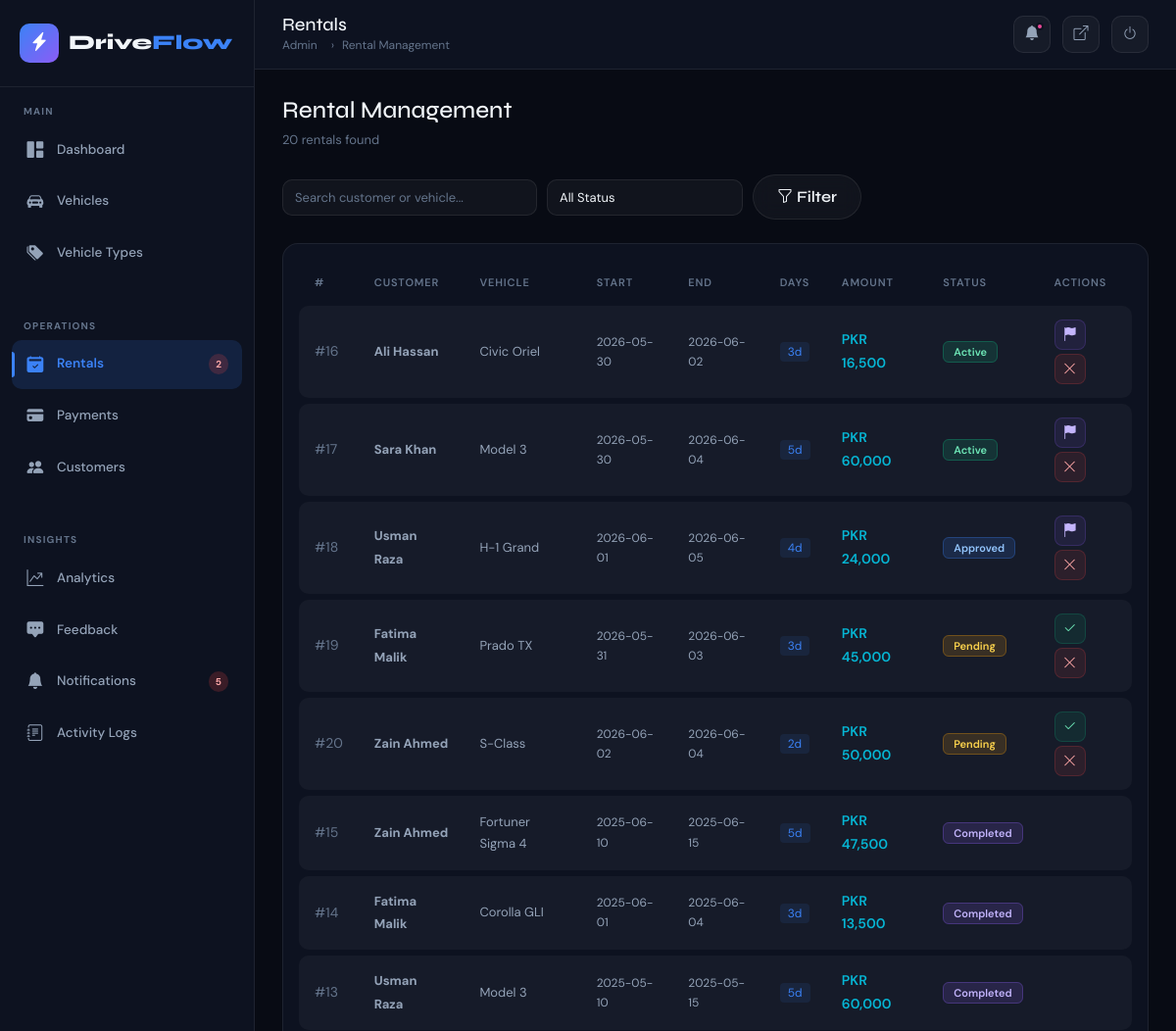
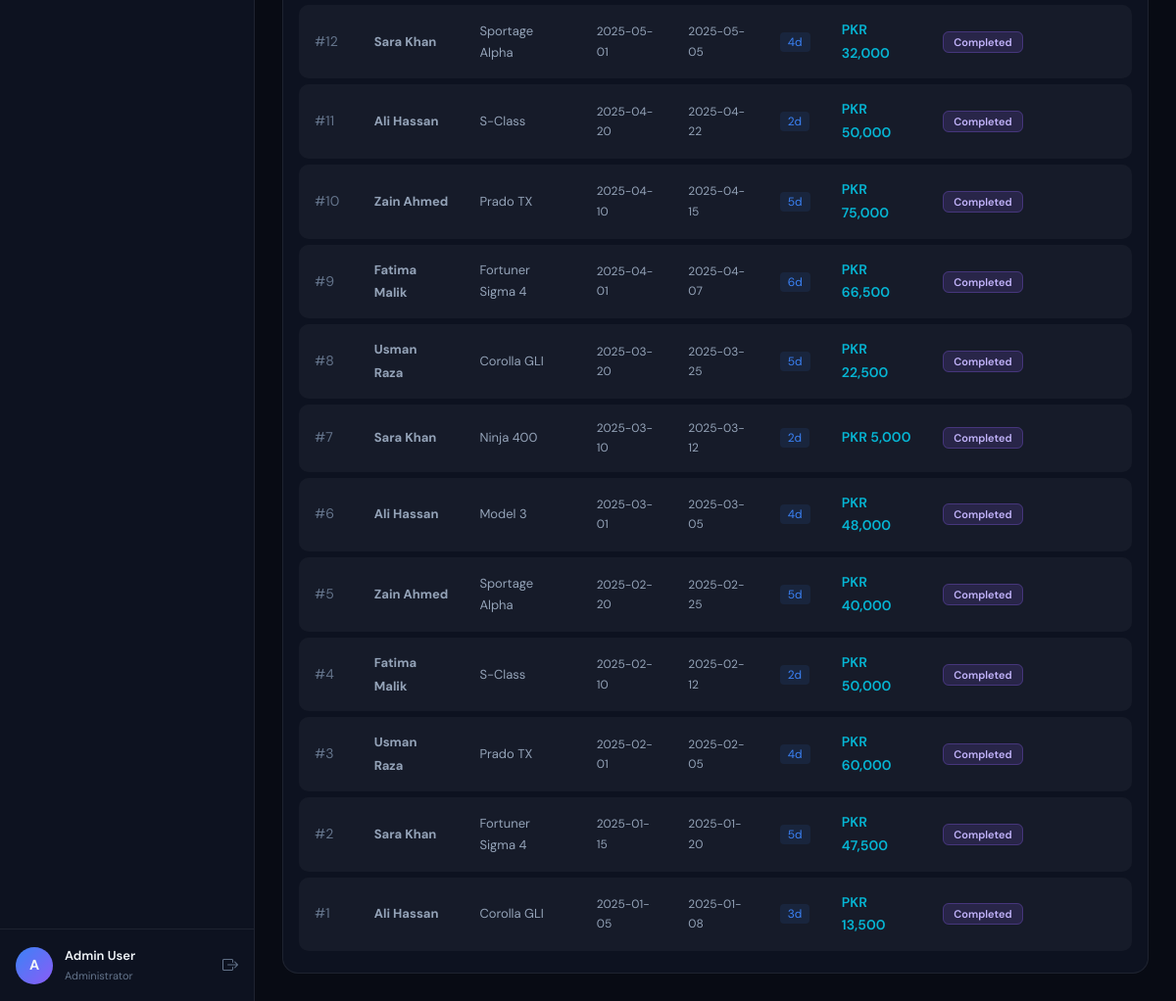
/admin/rentals.php (signed in), run on the app's committed database (2 pictures, top to bottom).
### tables this page shows
CREATE TABLE rentals (
    id INT AUTO_INCREMENT PRIMARY KEY,
    user_id INT NOT NULL,
    vehicle_id INT NOT NULL,
    start_date DATE NOT NULL,
    end_date DATE NOT NULL,
    total_price DECIMAL(10,2) NOT NULL,
    rental_status ENUM('Pending','Approved','Active','Completed','Cancelled') DEFAULT 'Pending',
    notes TEXT,
    created_at TIMESTAMP DEFAULT CURRENT_TIMESTAMP,
    FOREIGN KEY (user_id) REFERENCES users(id) ON DELETE CASCADE,
    FOREIGN KEY (vehicle_id) REFERENCES vehicles(id) ON DELETE CASCADE
);

CREATE TABLE users (
    id INT AUTO_INCREMENT PRIMARY KEY,
    full_name VARCHAR(150) NOT NULL,
    email VARCHAR(191) NOT NULL UNIQUE,
    password VARCHAR(255) NOT NULL,
    role ENUM('admin','customer') DEFAULT 'customer',
    phone VARCHAR(20),
    address TEXT,
    created_at TIMESTAMP DEFAULT CURRENT_TIMESTAMP
);

CREATE TABLE vehicles (
    id INT AUTO_INCREMENT PRIMARY KEY,
    vehicle_name VARCHAR(150) NOT NULL,
    vehicle_number VARCHAR(50) NOT NULL UNIQUE,
    type_id INT,
    brand VARCHAR(100),
    price_per_day DECIMAL(10,2) NOT NULL,
    status ENUM('Available','Rented','Maintenance') DEFAULT 'Available',
    image VARCHAR(255) DEFAULT 'default.jpg',
    description TEXT,
    seats INT DEFAULT 5,
    fuel_type VARCHAR(50) DEFAULT 'Petrol',
    transmission VARCHAR(50) DEFAULT 'Manual',
    year INT,
    created_at TIMESTAMP DEFAULT CURRENT_TIMESTAMP,
    FOREIGN KEY (type_id) REFERENCES vehicle_types(id) ON DELETE SET NULL
);

### includes/config.php (called while the page is built, shortened)
<?php
function clean($str) {
    return htmlspecialchars(trim($str), ENT_QUOTES, 'UTF-8');
}
function formatCurrency($amount) {
    return 'PKR ' . number_format($amount, 0);
}
?>

### admin/rentals.php (the view, shortened to what this page needs)
<?php
require_once '../includes/config.php';
$db = getDB();
$search = trim($_GET['search'] ?? '');
$where = '1=1';
$params = [];
$stmt = $db->prepare("SELECT r.*, u.full_name, v.vehicle_name FROM rentals r JOIN users u ON r.user_id=u.id JOIN vehicles v ON r.vehicle_id=v.id WHERE $where ORDER BY r.created_at DESC");
$stmt->execute($params);
$rentals = $stmt->fetchAll();
?>
<!DOCTYPE html>
<html lang="en">
<head>
<link href="https://cdn.jsdelivr.net/npm/bootstrap@5.3.0/dist/css/bootstrap.min.css" rel="stylesheet">
<link href="https://cdn.jsdelivr.net/npm/bootstrap-icons@1.11.0/font/bootstrap-icons.css" rel="stylesheet">
<link href="../assets/css/main.css" rel="stylesheet">
<link href="../assets/css/admin.css" rel="stylesheet">
</head>
<body>
<div class="admin-wrapper">
  <?php include '../includes/admin_sidebar.php'; ?>
  <div class="main-content">
    <?php include '../includes/admin_header.php'; ?>
    <div class="content-area">
      <div class="d-flex align-items-center justify-content-between mb-4 flex-wrap gap-3">
        <div>
          <h4 class="mb-1">Rental Management</h4>
          <p style="color:var(--text-muted);font-size:13px;margin:0;"><?= count($rentals) ?> rentals found</p>
        </div>
      </div>
      <form method="GET" class="filter-bar mb-4">
        <input type="text" name="search" class="form-control" placeholder="Search customer or vehicle..." value="<?= clean($search) ?>">
        <select name="status" class="form-select">
          <option value="">All Status</option>
        </select>
        <button type="submit" class="btn btn-glass"><i class="bi bi-funnel me-1"></i>Filter</button>
      </form>
      <div class="data-card">
        <div class="data-card-body">
          <?php if (empty($rentals)): ?>
            <div class="empty-state"><i class="bi bi-calendar2-x"></i><h5>No rentals found</h5><p>Adjust your filters to see results.</p></div>
          <?php else: ?>
          <table class="df-table">
            <thead><tr>
              <th>#</th><th>Customer</th><th>Vehicle</th><th>Start</th><th>End</th>
              <th>Days</th><th>Amount</th><th>Status</th><th>Actions</th>
            </tr></thead>
            <tbody>
            <?php foreach ($rentals as $r):
              $days = (int)((strtotime($r['end_date']) - strtotime($r['start_date'])) / 86400);
            ?>
            <tr>
              <td style="color:var(--text-muted);">#<?= $r['id'] ?></td>
              <td><strong style="font-size:13px;"><?= clean($r['full_name']) ?></strong></td>
              <td style="font-size:13px;"><?= clean($r['vehicle_name']) ?></td>
              <td style="font-size:12px;"><?= $r['start_date'] ?></td>
              <td style="font-size:12px;"><?= $r['end_date'] ?></td>
              <td><span style="background:rgba(59,130,246,0.1);color:var(--accent-blue);padding:2px 8px;border-radius:4px;font-size:12px;"><?= $days ?>d</span></td>
              <td style="color:var(--accent-cyan);font-weight:600;"><?= formatCurrency($r['total_price']) ?></td>
              <td><span class="badge-<?= strtolower($r['rental_status']) ?>"><?= $r['rental_status'] ?></span></td>
              <td>
                <div class="d-flex gap-1 flex-wrap">
                  <?php if ($r['rental_status'] === 'Pending'): ?>
                    <a href="<?= SITE_URL ?>/admin/rentals.php?approve=<?= $r['id'] ?>" class="btn btn-sm" style="background:rgba(16,185,129,0.1);border:1px solid rgba(16,185,129,0.2);color:#6ee7b7;border-radius:8px;" title="Approve">
                      <i class="bi bi-check2"></i>
                    </a>
                  <?php endif; ?>
                  <?php if (in_array($r['rental_status'], ['Approved','Active'])): ?>
                    <a href="<?= SITE_URL ?>/admin/rentals.php?complete=<?= $r['id'] ?>" class="btn btn-sm" style="background:rgba(139,92,246,0.1);border:1px solid rgba(139,92,246,0.2);color:#c4b5fd;border-radius:8px;" title="Mark Complete">
                      <i class="bi bi-flag-fill"></i>
                    </a>
                  <?php endif; ?>
                  <?php if (!in_array($r['rental_status'], ['Completed','Cancelled'])): ?>
                    <button onclick="confirmDelete('<?= SITE_URL ?>/admin/rentals.php?cancel=<?= $r['id'] ?>', 'Cancel this rental?')" class="btn btn-sm" style="background:rgba(239,68,68,0.1);border:1px solid rgba(239,68,68,0.2);color:#fca5a5;border-radius:8px;" title="Cancel">
                      <i class="bi bi-x-lg"></i>
                    </button>
                  <?php endif; ?>
                </div>
              </td>
            </tr>
            <?php endforeach; ?>
            </tbody>
          </table>
          <?php endif; ?>
        </div>
      </div>
    </div>
  </div>
</div>
</body>
</html>

### assets/css/main.css (style rules this page uses)
:root { --dark-bg: #080b14; --dark-card: #0d1220; --dark-border: rgba(255,255,255,0.07); --dark-surface: #111827; --accent-blue: #3b82f6; --accent-purple: #8b5cf6; --accent-cyan: #06b6d4; --accent-pink: #ec4899; --accent-green: #10b981; --accent-orange: #f59e0b; --gradient-1: linear-gradient(135deg, #3b82f6, #8b5cf6); --gradient-2: linear-gradient(135deg, #06b6d4, #3b82f6); --gradient-3: linear-gradient(135deg, #ec4899, #8b5cf6); --text-primary: #f1f5f9; --text-secondary: #94a3b8; --text-muted: #64748b; --glass-bg: rgba(255,255,255,0.04); --glass-border: rgba(255,255,255,0.08); --shadow-glow: 0 0 30px rgba(59,130,246,0.2); --font-display: 'Syne', sans-serif; --font-body: 'DM Sans', sans-serif; --radius: 16px; --radius-sm: 10px; --transition: all 0.3s cubic-bezier(0.4, 0, 0.2, 1); }
*, *::before, *::after { box-sizing: border-box; margin: 0; padding: 0; }
html { scroll-behavior: smooth; }
body { background-color: var(--dark-bg); color: var(--text-primary); font-family: var(--font-body); font-size: 15px; line-height: 1.7; overflow-x: hidden; }
h1, h2, h3, h4, h5, h6 { font-family: var(--font-display); color: var(--text-primary); }
.btn-glass { background: var(--glass-bg); border: 1px solid var(--glass-border); color: var(--text-primary); font-family: var(--font-display); font-weight: 600; border-radius: 50px; padding: 10px 24px; transition: var(--transition); backdrop-filter: blur(10px); }
.form-control, .form-select { background: rgba(255,255,255,0.04) !important; border: 1px solid var(--glass-border) !important; color: var(--text-primary) !important; border-radius: var(--radius-sm) !important; padding: 10px 14px; font-size: 14px; transition: var(--transition); }
.form-control::placeholder { color: var(--text-muted); }
.badge-pending { background: rgba(245,158,11,0.15); color: #fcd34d; border: 1px solid rgba(245,158,11,0.3); border-radius: 6px; padding: 3px 10px; font-size: 11px; font-weight: 600; }
.badge-approved { background: rgba(59,130,246,0.15); color: #93c5fd; border: 1px solid rgba(59,130,246,0.3); border-radius: 6px; padding: 3px 10px; font-size: 11px; font-weight: 600; }
.badge-active { background: rgba(16,185,129,0.15); color: #6ee7b7; border: 1px solid rgba(16,185,129,0.3); border-radius: 6px; padding: 3px 10px; font-size: 11px; font-weight: 600; }
.badge-completed { background: rgba(139,92,246,0.15); color: #c4b5fd; border: 1px solid rgba(139,92,246,0.3); border-radius: 6px; padding: 3px 10px; font-size: 11px; font-weight: 600; }
.df-table { width: 100%; border-collapse: separate; border-spacing: 0 6px; }
.df-table thead tr th { color: var(--text-muted); font-size: 11px; font-weight: 600; text-transform: uppercase; letter-spacing: 0.08em; padding: 8px 16px; border: none; background: transparent; }
.df-table tbody tr { background: var(--glass-bg); transition: var(--transition); }
.df-table tbody tr td { padding: 14px 16px; border: none; font-size: 14px; color: var(--text-secondary); vertical-align: middle; }
.df-table tbody tr td:first-child { border-radius: var(--radius-sm) 0 0 var(--radius-sm); }
.df-table tbody tr td:last-child { border-radius: 0 var(--radius-sm) var(--radius-sm) 0; }

### assets/css/admin.css (style rules this page uses)
.admin-wrapper { display: flex; min-height: 100vh; background: var(--dark-bg); }
.main-content { margin-left: 260px; flex: 1; display: flex; flex-direction: column; min-height: 100vh; transition: var(--transition); }
.content-area { padding: 28px; flex: 1; }
.data-card { background: var(--dark-card); border: 1px solid var(--dark-border); border-radius: var(--radius); overflow: hidden; }
.data-card-body { padding: 16px; overflow-x: auto; }
.filter-bar { display: flex; gap: 10px; flex-wrap: wrap; align-items: center; margin-bottom: 20px; }
.filter-bar .form-control, .filter-bar .form-select { max-width: 200px; font-size: 13px; padding: 8px 12px; }
.filter-bar .form-control { max-width: 260px; }

### data on the page
rentals: id "16", user.full_name "Ali Hassan", vehicle.vehicle_name "Civic Oriel", start_date "2026-05-30", end_date "2026-06-02", days "3", total_price "PKR 16,500", rental_status "Active"
rentals: id "17", user.full_name "Sara Khan", vehicle.vehicle_name "Model 3", start_date "2026-05-30", end_date "2026-06-04", days "5", total_price "PKR 60,000", rental_status "Active"
rentals: id "18", user.full_name "Usman Raza", vehicle.vehicle_name "H-1 Grand", start_date "2026-06-01", end_date "2026-06-05", days "4", total_price "PKR 24,000", rental_status "Approved"
rentals: id "19", user.full_name "Fatima Malik", vehicle.vehicle_name "Prado TX", start_date "2026-05-31", end_date "2026-06-03", days "3", total_price "PKR 45,000", rental_status "Pending"
rentals: id "20", user.full_name "Zain Ahmed", vehicle.vehicle_name "S-Class", start_date "2026-06-02", end_date "2026-06-04", days "2", total_price "PKR 50,000", rental_status "Pending"
rentals: id "15", user.full_name "Zain Ahmed", vehicle.vehicle_name "Fortuner Sigma 4", start_date "2025-06-10", end_date "2025-06-15", days "5", total_price "PKR 47,500", rental_status "Completed"
rentals: id "14", user.full_name "Fatima Malik", vehicle.vehicle_name "Corolla GLI", start_date "2025-06-01", end_date "2025-06-04", days "3", total_price "PKR 13,500", rental_status "Completed"
rentals: id "13", user.full_name "Usman Raza", vehicle.vehicle_name "Model 3", start_date "2025-05-10", end_date "2025-05-15", days "5", total_price "PKR 60,000", rental_status "Completed"
rentals: id "12", user.full_name "Sara Khan", vehicle.vehicle_name "Sportage Alpha", start_date "2025-05-01", end_date "2025-05-05", days "4", total_price "PKR 32,000", rental_status "Completed"
rentals: id "11", user.full_name "Ali Hassan", vehicle.vehicle_name "S-Class", start_date "2025-04-20", end_date "2025-04-22", days "2", total_price "PKR 50,000", rental_status "Completed"
rentals: id "10", user.full_name "Zain Ahmed", vehicle.vehicle_name "Prado TX", start_date "2025-04-10", end_date "2025-04-15", days "5", total_price "PKR 75,000", rental_status "Completed"
rentals: id "9", user.full_name "Fatima Malik", vehicle.vehicle_name "Fortuner Sigma 4", start_date "2025-04-01", end_date "2025-04-07", days "6", total_price "PKR 66,500", rental_status "Completed"
rentals: id "8", user.full_name "Usman Raza", vehicle.vehicle_name "Corolla GLI", start_date "2025-03-20", end_date "2025-03-25", days "5", total_price "PKR 22,500", rental_status "Completed"
rentals: id "7", user.full_name "Sara Khan", vehicle.vehicle_name "Ninja 400", start_date "2025-03-10", end_date "2025-03-12", days "2", total_price "PKR 5,000", rental_status "Completed"
rentals: id "6", user.full_name "Ali Hassan", vehicle.vehicle_name "Model 3", start_date "2025-03-01", end_date "2025-03-05", days "4", total_price "PKR 48,000", rental_status "Completed"
rentals: id "5", user.full_name "Zain Ahmed", vehicle.vehicle_name "Sportage Alpha", start_date "2025-02-20", end_date "2025-02-25", days "5", total_price "PKR 40,000", rental_status "Completed"
rentals: id "4", user.full_name "Fatima Malik", vehicle.vehicle_name "S-Class", start_date "2025-02-10", end_date "2025-02-12", days "2", total_price "PKR 50,000", rental_status "Completed"
rentals: id "3", user.full_name "Usman Raza", vehicle.vehicle_name "Prado TX", start_date "2025-02-01", end_date "2025-02-05", days "4", total_price "PKR 60,000", rental_status "Completed"
rentals: id "2", user.full_name "Sara Khan", vehicle.vehicle_name "Fortuner Sigma 4", start_date "2025-01-15", end_date "2025-01-20", days "5", total_price "PKR 47,500", rental_status "Completed"
rentals: id "1", user.full_name "Ali Hassan", vehicle.vehicle_name "Corolla GLI", start_date "2025-01-05", end_date "2025-01-08", days "3", total_price "PKR 13,500", rental_status "Completed"

### other printed values
$pendingRentals "2"
$unreadNotifs "5"
substr($_SESSION['full_name'], 0, 1) "A"
$_SESSION['full_name'] "Admin User"
$pageTitle "Rentals"
$breadcrumb "Rental Management"
count($rentals) "20"
